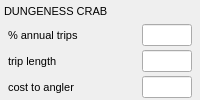
           <widget class="QWidget" native="1" name="widget_20" >
            <property name="font" >
             <font>
              <family>Tahoma</family>
              <pointsize>8</pointsize>
             </font>
            </property>
            <layout class="QVBoxLayout" name="verticalLayout_5" >
             <property name="spacing" >
              <number>4</number>
             </property>
             <property name="leftMargin" >
              <number>4</number>
             </property>
             <property name="topMargin" >
              <number>2</number>
             </property>
             <property name="rightMargin" >
              <number>4</number>
             </property>
             <property name="bottomMargin" >
              <number>2</number>
             </property>
             <item>
              <widget class="QLabel" name="label_20" >
               <property name="font" >
                <font>
                 <family>Tahoma</family>
                 <pointsize>8</pointsize>
                </font>
               </property>
               <property name="text" >
                <string>DUNGENESS CRAB</string>
               </property>
              </widget>
             </item>
             <item>
              <widget class="QWidget" native="1" name="widget_21" >
               <property name="font" >
                <font>
                 <family>Tahoma</family>
                 <pointsize>8</pointsize>
                </font>
               </property>
               <layout class="QHBoxLayout" name="horizontalLayout_16" >
                <property name="spacing" >
                 <number>4</number>
                </property>
                <property name="leftMargin" >
                 <number>4</number>
                </property>
                <property name="topMargin" >
                 <number>0</number>
                </property>
                <property name="rightMargin" >
                 <number>4</number>
                </property>
                <property name="bottomMargin" >
                 <number>0</number>
                </property>
                <item>
                 <widget class="QLabel" name="label_21" >
                  <property name="font" >
                   <font>
                    <family>Tahoma</family>
                    <pointsize>8</pointsize>
                   </font>
                  </property>
                  <property name="text" >
                   <string>% annual trips</string>
                  </property>
                 </widget>
                </item>
                <item>
                 <spacer name="horizontalSpacer_3" >
                  <property name="font" >
                   <font>
                    <family>Tahoma</family>
                    <pointsize>8</pointsize>
                   </font>
                  </property>
                  <property name="orientation" >
                   <enum>Qt::Horizontal</enum>
                  </property>
                  <property name="sizeHint" stdset="0" >
                   <size>
                    <width>40</width>
                    <height>20</height>
                   </size>
                  </property>
                 </spacer>
                </item>
                <item>
                 <widget class="QLineEdit" name="cpfv_target_dcrab" >
                  <property name="minimumSize" >
                   <size>
                    <width>50</width>
                    <height>0</height>
                   </size>
                  </property>
                  <property name="maximumSize" >
                   <size>
                    <width>50</width>
                    <height>16777215</height>
                   </size>
                  </property>
                  <property name="font" >
                   <font>
                    <family>Tahoma</family>
                    <pointsize>8</pointsize>
                   </font>
                  </property>
                 </widget>
                </item>
               </layout>
              </widget>
             </item>
             <item>
              <widget class="QWidget" native="1" name="widget_22" >
               <property name="font" >
                <font>
                 <family>Tahoma</family>
                 <pointsize>8</pointsize>
                </font>
               </property>
               <layout class="QHBoxLayout" name="horizontalLayout_17" >
                <property name="spacing" >
                 <number>4</number>
                </property>
                <property name="leftMargin" >
                 <number>4</number>
                </property>
                <property name="topMargin" >
                 <number>0</number>
                </property>
                <property name="rightMargin" >
                 <number>4</number>
                </property>
                <property name="bottomMargin" >
                 <number>0</number>
                </property>
                <item>
                 <widget class="QLabel" name="label_22" >
                  <property name="font" >
                   <font>
                    <family>Tahoma</family>
                    <pointsize>8</pointsize>
                   </font>
                  </property>
                  <property name="text" >
                   <string>trip length</string>
                  </property>
                 </widget>
                </item>
                <item>
                 <spacer name="horizontalSpacer_3" >
                  <property name="font" >
                   <font>
                    <family>Tahoma</family>
                    <pointsize>8</pointsize>
                   </font>
                  </property>
                  <property name="orientation" >
                   <enum>Qt::Horizontal</enum>
                  </property>
                  <property name="sizeHint" stdset="0" >
                   <size>
                    <width>40</width>
                    <height>20</height>
                   </size>
                  </property>
                 </spacer>
                </item>
                <item>
                 <widget class="QLineEdit" name="cpfv_trip_len_dcrab" >
                  <property name="minimumSize" >
                   <size>
                    <width>50</width>
                    <height>0</height>
                   </size>
                  </property>
                  <property name="maximumSize" >
                   <size>
                    <width>50</width>
                    <height>16777215</height>
                   </size>
                  </property>
                  <property name="font" >
                   <font>
                    <family>Tahoma</family>
                    <pointsize>8</pointsize>
                   </font>
                  </property>
                 </widget>
                </item>
               </layout>
              </widget>
             </item>
             <item>
              <widget class="QWidget" native="1" name="widget_23" >
               <property name="font" >
                <font>
                 <family>Tahoma</family>
                 <pointsize>8</pointsize>
                </font>
               </property>
               <layout class="QHBoxLayout" name="horizontalLayout_18" >
                <property name="spacing" >
                 <number>4</number>
                </property>
                <property name="leftMargin" >
                 <number>4</number>
                </property>
                <property name="topMargin" >
                 <number>0</number>
                </property>
                <property name="rightMargin" >
                 <number>4</number>
                </property>
                <property name="bottomMargin" >
                 <number>0</number>
                </property>
                <item>
                 <widget class="QLabel" name="label_23" >
                  <property name="font" >
                   <font>
                    <family>Tahoma</family>
                    <pointsize>8</pointsize>
                   </font>
                  </property>
                  <property name="text" >
                   <string>cost to angler</string>
                  </property>
                 </widget>
                </item>
                <item>
                 <spacer name="horizontalSpacer_3" >
                  <property name="font" >
                   <font>
                    <family>Tahoma</family>
                    <pointsize>8</pointsize>
                   </font>
                  </property>
                  <property name="orientation" >
                   <enum>Qt::Horizontal</enum>
                  </property>
                  <property name="sizeHint" stdset="0" >
                   <size>
                    <width>40</width>
                    <height>20</height>
                   </size>
                  </property>
                 </spacer>
                </item>
                <item>
                 <widget class="QLineEdit" name="cpfv_angler_cost_dcrab" >
                  <property name="minimumSize" >
                   <size>
                    <width>50</width>
                    <height>0</height>
                   </size>
                  </property>
                  <property name="maximumSize" >
                   <size>
                    <width>50</width>
                    <height>16777215</height>
                   </size>
                  </property>
                  <property name="font" >
                   <font>
                    <family>Tahoma</family>
                    <pointsize>8</pointsize>
                   </font>
                  </property>
                 </widget>
                </item>
               </layout>
              </widget>
             </item>
            </layout>
           </widget>
